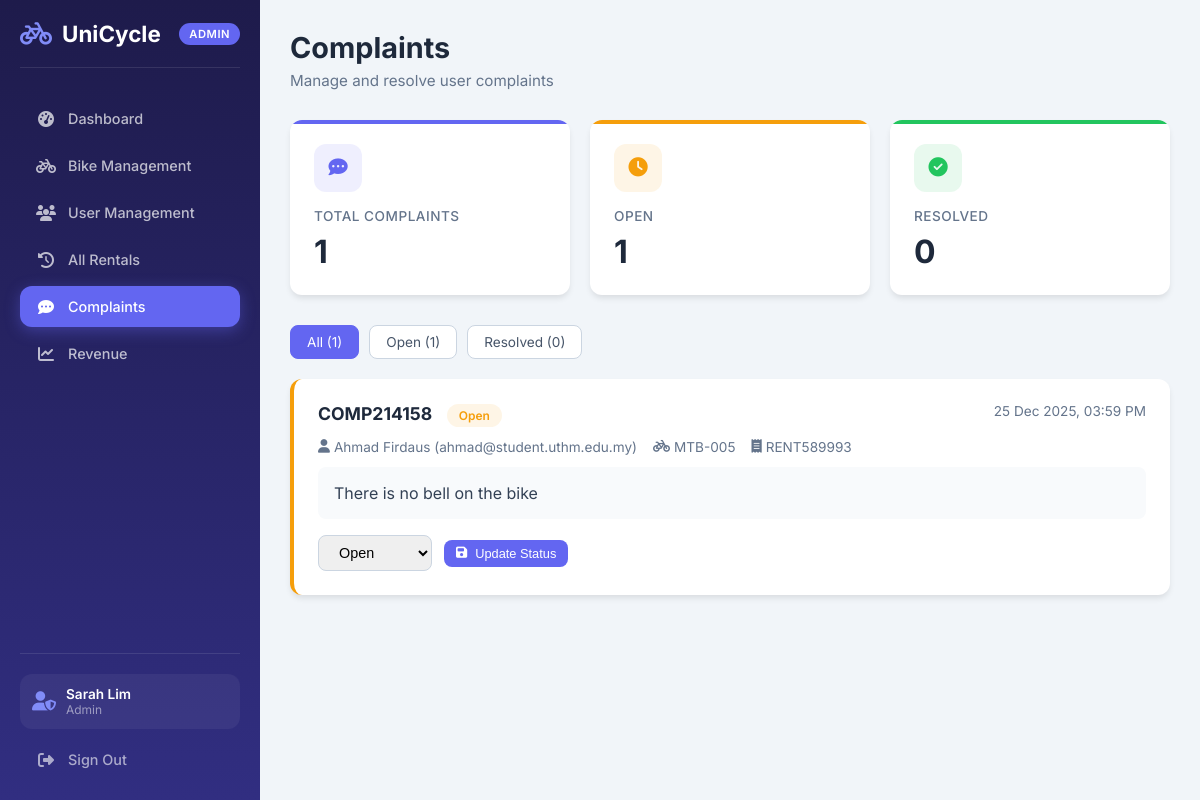
Screenshot of /admin/complaints.php (signed in) with the database file from the repository.
### tables this page shows
CREATE TABLE `complaints` (
    `complaint_id` INT(11) NOT NULL AUTO_INCREMENT,
    `complaint_code` VARCHAR(30) NOT NULL,
    `student_id` INT(11) NOT NULL,
    `rental_id` INT(11) DEFAULT NULL,
    `message` TEXT NOT NULL,
    `status` ENUM('open', 'resolved') NOT NULL DEFAULT 'open',
    `created_at` TIMESTAMP NOT NULL DEFAULT CURRENT_TIMESTAMP,
    PRIMARY KEY (`complaint_id`),
    UNIQUE KEY `complaint_code` (`complaint_code`),
    KEY `fk_complaint_student` (`student_id`),
    KEY `fk_complaint_rental` (`rental_id`)
);

CREATE TABLE `students` (
    `student_id` INT(11) NOT NULL AUTO_INCREMENT,
    `name` VARCHAR(100) NOT NULL,
    `email` VARCHAR(100) NOT NULL,
    `password` VARCHAR(255) NOT NULL,
    `role` ENUM('user', 'admin', 'superadmin') NOT NULL DEFAULT 'user',
    `phone` VARCHAR(20) DEFAULT NULL,
    `profile_pic` VARCHAR(255) DEFAULT NULL,
    `created_at` TIMESTAMP NOT NULL DEFAULT CURRENT_TIMESTAMP,
    PRIMARY KEY (`student_id`),
    UNIQUE KEY `email` (`email`)
);

CREATE TABLE `bikes` (
    `bike_id` INT(11) NOT NULL AUTO_INCREMENT,
    `bike_code` VARCHAR(30) NOT NULL,
    `bike_name` VARCHAR(80) NOT NULL,
    `bike_type` ENUM('mountain', 'city', 'other') NOT NULL DEFAULT 'other',
    `status` ENUM('available', 'rented', 'maintenance', 'pending') NOT NULL DEFAULT 'available',
    `location` VARCHAR(100) NOT NULL DEFAULT 'Main Bike Area',
    `last_maintained_date` DATE DEFAULT NULL,
    `created_at` TIMESTAMP NOT NULL DEFAULT CURRENT_TIMESTAMP,
    PRIMARY KEY (`bike_id`),
    UNIQUE KEY `bike_code` (`bike_code`)
);

CREATE TABLE `rentals` (
    `rental_id` INT(11) NOT NULL AUTO_INCREMENT,
    `rental_code` VARCHAR(30) NOT NULL,
    `student_id` INT(11) NOT NULL,
    `bike_id` INT(11) NOT NULL,
    `start_time` DATETIME NOT NULL,
    `expected_return_time` DATETIME NOT NULL,
    `return_time` DATETIME DEFAULT NULL,
    `status` ENUM('active', 'completed', 'late') NOT NULL DEFAULT 'active',
    `hourly_rate` DECIMAL(6,2) NOT NULL DEFAULT 3.00,
    `planned_hours` INT(11) NOT NULL DEFAULT 1,
    `return_condition` ENUM('good', 'minor_issue', 'needs_repair') DEFAULT NULL,
    `return_feedback` TEXT DEFAULT NULL,
    `created_at` TIMESTAMP NOT NULL DEFAULT CURRENT_TIMESTAMP,
    PRIMARY KEY (`rental_id`),
    UNIQUE KEY `rental_code` (`rental_code`),
    KEY `fk_rental_student` (`student_id`),
    KEY `fk_rental_bike` (`bike_id`)
);

### admin/complaints.php (the view, shortened to what this page needs)
<?php
require_once 'includes/auth_check.php';
$filter = $_GET['filter'] ?? 'all';
$where = '';
$complaints = $pdo->query("
    SELECT c.*, s.name as student_name, s.email,
           r.rental_code, b.bike_code
    FROM complaints c
    JOIN students s ON c.student_id = s.student_id
    LEFT JOIN rentals r ON c.rental_id = r.rental_id
    LEFT JOIN bikes b ON r.bike_id = b.bike_id
    $where
    ORDER BY c.created_at DESC
")->fetchAll();
$counts = [
    'all' => $pdo->query("SELECT COUNT(*) FROM complaints")->fetchColumn(),
    'open' => $pdo->query("SELECT COUNT(*) FROM complaints WHERE status = 'open'")->fetchColumn(),
    'resolved' => $pdo->query("SELECT COUNT(*) FROM complaints WHERE status = 'resolved'")->fetchColumn(),
];
?>
<!DOCTYPE html>
<html lang="en">
<head>
    <link rel="stylesheet" href="admin.css">
    <link rel="stylesheet" href="https://cdnjs.cloudflare.com/ajax/libs/font-awesome/6.5.0/css/all.min.css">
</head>
<body>
    <?php include 'includes/sidebar.php'; ?>
    <main class="admin-main">
        <div class="page-header">
            <h1>Complaints</h1>
            <p>Manage and resolve user complaints</p>
        </div>
        <div class="stats-grid">
            <div class="stat-card">
                <div class="icon"><i class="fas fa-comment-dots"></i></div>
                <h3>Total Complaints</h3>
                <div class="value"><?= $counts['all'] ?></div>
            </div>
            <div class="stat-card warning">
                <div class="icon"><i class="fas fa-clock"></i></div>
                <h3>Open</h3>
                <div class="value"><?= $counts['open'] ?></div>
            </div>
            <div class="stat-card success">
                <div class="icon"><i class="fas fa-check-circle"></i></div>
                <h3>Resolved</h3>
                <div class="value"><?= $counts['resolved'] ?></div>
            </div>
        </div>
        <div class="filters-bar">
            <a href="?filter=all" class="filter-btn <?= $filter === 'all' ? 'active' : '' ?>">All
                (<?= $counts['all'] ?>)</a>
            <a href="?filter=open" class="filter-btn <?= $filter === 'open' ? 'active' : '' ?>">Open
                (<?= $counts['open'] ?>)</a>
            <a href="?filter=resolved" class="filter-btn <?= $filter === 'resolved' ? 'active' : '' ?>">Resolved
                (<?= $counts['resolved'] ?>)</a>
        </div>
        <?php foreach ($complaints as $complaint): ?>
            <div class="complaint-card <?= $complaint['status'] ?>">
                <div class="complaint-header">
                    <div>
                        <strong style="font-size: 1.1rem;"><?= htmlspecialchars($complaint['complaint_code']) ?></strong>
                        <span class="badge <?= $complaint['status'] ?>"
                            style="margin-left: 10px;"><?= ucfirst($complaint['status']) ?></span>
                    </div>
                    <span style="color: var(--gray-500); font-size: 0.85rem;">
                        <?= date('d M Y, h:i A', strtotime($complaint['created_at'])) ?>
                    </span>
                </div>
                <div class="complaint-meta">
                    <span><i class="fas fa-user"></i> <?= htmlspecialchars($complaint['student_name']) ?>
                        (<?= htmlspecialchars($complaint['email']) ?>)</span>
                    <?php if ($complaint['bike_code']): ?>
                        <span><i class="fas fa-bicycle"></i> <?= htmlspecialchars($complaint['bike_code']) ?></span>
                    <?php endif; ?>
                    <?php if ($complaint['rental_code']): ?>
                        <span><i class="fas fa-receipt"></i> <?= htmlspecialchars($complaint['rental_code']) ?></span>
                    <?php endif; ?>
                </div>
                <div class="complaint-message">
                    <?= nl2br(htmlspecialchars($complaint['message'])) ?>
                </div>
                <form method="POST" class="complaint-actions">
                    <select name="status" class="form-control" style="width: auto; padding: 8px 16px;">
                        <option value="open" <?= $complaint['status'] === 'open' ? 'selected' : '' ?>>Open</option>
                    </select>
                    <button type="submit" name="update_status" class="btn btn-primary btn-sm">
                        <i class="fas fa-save"></i> Update Status
                    </button>
                </form>
            </div>
        <?php endforeach; ?>
    </main>
</body>
</html>

### admin/admin.css (style rules this page uses)
:root { --primary: #6366f1; --primary-dark: #4f46e5; --primary-light: #818cf8; --secondary: #0ea5e9; --success: #22c55e; --warning: #f59e0b; --danger: #ef4444; --dark: #1e1b4b; --gray-50: #f8fafc; --gray-100: #f1f5f9; --gray-200: #e2e8f0; --gray-300: #cbd5e1; --gray-400: #94a3b8; --gray-500: #64748b; --gray-600: #475569; --gray-700: #334155; --gray-800: #1e293b; --gray-900: #0f172a; --sidebar-width: 260px; --header-height: 70px; --border-radius: 12px; --shadow-sm: 0 1px 2px 0 rgb(0 0 0 / 0.05); --shadow: 0 4px 6px -1px rgb(0 0 0 / 0.1); --shadow-lg: 0 10px 25px -3px rgb(0 0 0 / 0.1); }
* { margin: 0; padding: 0; box-sizing: border-box; }
body { font-family: 'Inter', -apple-system, BlinkMacSystemFont, 'Segoe UI', Roboto, sans-serif; background: var(--gray-100); color: var(--gray-800); min-height: 100vh; display: flex; }
.admin-main { margin-left: var(--sidebar-width); flex: 1; padding: 30px; min-height: 100vh; }
.page-header { margin-bottom: 30px; }
.page-header h1 { font-size: 1.8rem; font-weight: 700; color: var(--gray-800); margin-bottom: 6px; }
.page-header p { color: var(--gray-500); font-size: 0.95rem; }
.stats-grid { display: grid; grid-template-columns: repeat(auto-fit, minmax(240px, 1fr)); gap: 20px; margin-bottom: 30px; }
.stat-card { background: white; border-radius: var(--border-radius); padding: 24px; box-shadow: var(--shadow); position: relative; overflow: hidden; transition: transform 0.2s ease, box-shadow 0.2s ease; }
.stat-card::before { content: ''; position: absolute; top: 0; left: 0; right: 0; height: 4px; background: var(--primary); }
.stat-card.success::before { background: var(--success); }
.stat-card.warning::before { background: var(--warning); }
.stat-card .icon { width: 48px; height: 48px; border-radius: 12px; display: flex; align-items: center; justify-content: center; font-size: 1.2rem; margin-bottom: 16px; background: rgba(99, 102, 241, 0.1); color: var(--primary); }
.stat-card.success .icon { background: rgba(34, 197, 94, 0.1); color: var(--success); }
.stat-card.warning .icon { background: rgba(245, 158, 11, 0.1); color: var(--warning); }
.stat-card h3 { font-size: 0.85rem; font-weight: 500; color: var(--gray-500); margin-bottom: 8px; text-transform: uppercase; letter-spacing: 0.5px; }
.stat-card .value { font-size: 2rem; font-weight: 700; color: var(--gray-800); }
.badge { display: inline-flex; align-items: center; padding: 4px 12px; border-radius: 20px; font-size: 0.75rem; font-weight: 600; }
.badge.maintenance, .badge.pending, .badge.open { background: rgba(245, 158, 11, 0.1); color: var(--warning); }
.btn { display: inline-flex; align-items: center; gap: 8px; padding: 10px 18px; border: none; border-radius: 8px; font-size: 0.9rem; font-weight: 500; cursor: pointer; transition: all 0.2s ease; text-decoration: none; }
.btn-primary { background: var(--primary); color: white; }
.btn-sm { padding: 6px 12px; font-size: 0.8rem; }
.form-control { width: 100%; padding: 12px 16px; border: 1px solid var(--gray-300); border-radius: 8px; font-size: 0.9rem; transition: border-color 0.2s ease, box-shadow 0.2s ease; }
select.form-control { cursor: pointer; }
.filters-bar { display: flex; gap: 10px; margin-bottom: 20px; flex-wrap: wrap; }
.filter-btn { padding: 8px 16px; border: 1px solid var(--gray-300); background: white; border-radius: 8px; font-size: 0.85rem; color: var(--gray-600); cursor: pointer; transition: all 0.2s ease; text-decoration: none; }
.filter-btn.active { background: var(--primary); border-color: var(--primary); color: white; }

### admin/complaints.php (style rules this page uses)
.complaint-card { background: white; border-radius: var(--border-radius); padding: 24px; margin-bottom: 16px; box-shadow: var(--shadow); border-left: 4px solid var(--warning); }
.complaint-header { display: flex; justify-content: space-between; align-items: flex-start; margin-bottom: 12px; }
.complaint-meta { display: flex; gap: 16px; color: var(--gray-500); font-size: 0.85rem; margin-bottom: 12px; }
.complaint-meta span { display: flex; align-items: center; gap: 4px; }
.complaint-message { background: var(--gray-50); padding: 16px; border-radius: 8px; color: var(--gray-700); margin-bottom: 16px; }
.complaint-actions { display: flex; gap: 12px; align-items: center; }

### rows the page displays
complaints: complaint_code "COMP214158", status "Open", created_at "25 Dec 2025, 03:59 PM", student.name "Ahmad Firdaus", student.email "ahmad@student.uthm.edu.my", bikes.bike_code "MTB-005", rental.rental_code "RENT589993", message "There is no bell on the bike"

### other values shown
$_SESSION['student_name'] "Sarah Lim"
$_SESSION['admin_role'] "Admin"
$counts['all'] "1"
$counts['open'] "1"
$counts['resolved'] "0"
